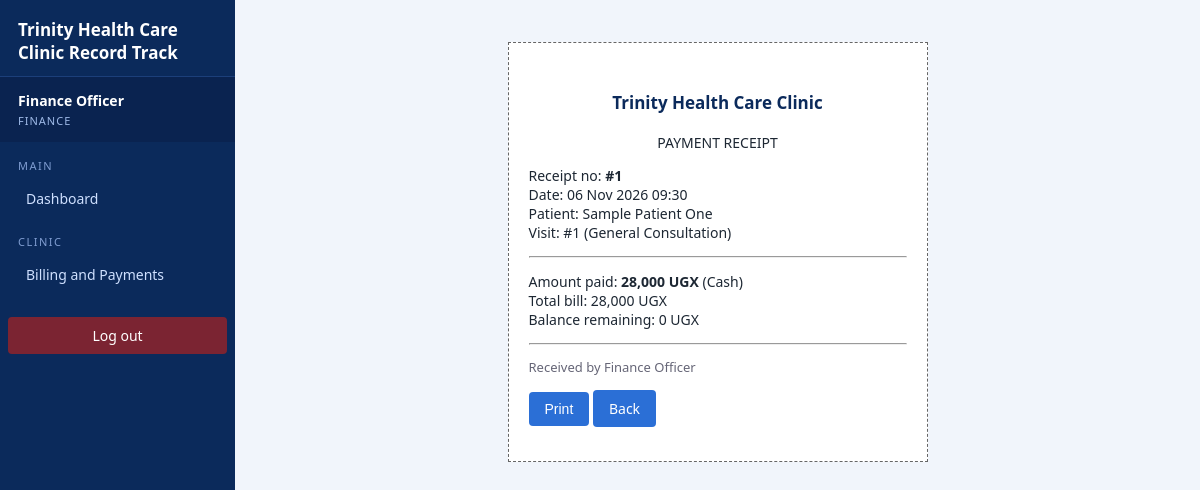
The app's page /RecordTrack/receipt.php?id=1 (signed in) with its own data.
### tables this page shows
CREATE TABLE `payment` (
  `payment_id` int(11) NOT NULL,
  `visit_id` int(11) NOT NULL,
  `received_by` int(11) NOT NULL,
  `amount` decimal(10,0) NOT NULL,
  `method` enum('Cash','Mobile Money','Other') NOT NULL,
  `payment_date` datetime DEFAULT current_timestamp()
);

CREATE TABLE `patient` (
  `patient_id` int(11) NOT NULL,
  `full_name` varchar(100) NOT NULL,
  `gender` enum('Female','Male') NOT NULL,
  `date_of_birth` date DEFAULT NULL,
  `phone` varchar(20) DEFAULT NULL,
  `address` varchar(150) DEFAULT NULL,
  `created_at` datetime DEFAULT current_timestamp()
);

CREATE TABLE `service` (
  `service_id` int(11) NOT NULL,
  `department_id` int(11) NOT NULL,
  `service_name` varchar(80) NOT NULL,
  `fee` decimal(10,0) NOT NULL
);

CREATE TABLE `staff` (
  `staff_id` int(11) NOT NULL,
  `department_id` int(11) DEFAULT NULL,
  `full_name` varchar(100) NOT NULL,
  `role` enum('management','clinician','lab','dispensary','finance') NOT NULL,
  `username` varchar(40) NOT NULL,
  `password_hash` varchar(255) NOT NULL
);

### RecordTrack/includes/functions.php (called while the page is built, shortened)
<?php
function e($text) {
    return htmlspecialchars((string)$text, ENT_QUOTES, 'UTF-8');
}
function money($n) {
    return number_format((float)$n, 0) . ' UGX';
}
function visit_money($pdo, $visit_id) {
    $sql = "SELECT s.fee + COALESCE((SELECT SUM(pr.quantity * d.unit_price)
                                     FROM prescription pr
                                     JOIN drug d ON d.drug_id = pr.drug_id
                                     WHERE pr.visit_id = v.visit_id), 0) AS bill,
                   COALESCE((SELECT SUM(amount) FROM payment WHERE visit_id = v.visit_id), 0) AS paid
            FROM visit v
            JOIN service s ON s.service_id = v.service_id
            WHERE v.visit_id = ?";
    $stmt = $pdo->prepare($sql);
    $stmt->execute([$visit_id]);
    $row = $stmt->fetch();
    $row['balance'] = $row['bill'] - $row['paid'];
    return $row;
}

### RecordTrack/receipt.php (the view, shortened to what this page needs)
<?php
require_once __DIR__ . '/includes/auth.php';
$id = (int)($_GET['id'] ?? 0);
$stmt = $pdo->prepare("SELECT pay.*, p.full_name, s.service_name, st.full_name AS cashier
                       FROM payment pay
                       JOIN visit v ON v.visit_id = pay.visit_id
                       JOIN patient p ON p.patient_id = v.patient_id
                       JOIN service s ON s.service_id = v.service_id
                       JOIN staff st ON st.staff_id = pay.received_by
                       WHERE pay.payment_id = ?");
$stmt->execute([$id]);
$r = $stmt->fetch();
$money = visit_money($pdo, $r['visit_id']);
include __DIR__ . '/includes/header.php';
?>
<div class="receipt">
  <h2 style="text-align:center;border:0">Trinity Health Care Clinic</h2>
  <p style="text-align:center">PAYMENT RECEIPT</p>
  <p>Receipt no: <b>#<?= e($r['payment_id']) ?></b><br>
     Date: <?= e(date('d M Y H:i', strtotime($r['payment_date']))) ?><br>
     Patient: <?= e($r['full_name']) ?><br>
     Visit: #<?= e($r['visit_id']) ?> (<?= e($r['service_name']) ?>)</p>
  <hr>
  <p>Amount paid: <b><?= money($r['amount']) ?></b> (<?= e($r['method']) ?>)<br>
     Total bill: <?= money($money['bill']) ?><br>
     Balance remaining: <?= money($money['balance']) ?></p>
  <hr>
  <p class="small">Received by <?= e($r['cashier']) ?></p>
  <p class="noprint"><button onclick="window.print()">Print</button> <a class="btn" href="payments.php">Back</a></p>
</div>
<?php include __DIR__ . '/includes/footer.php'; ?>

### RecordTrack/style.css (style rules this page uses)
* { box-sizing: border-box; }
body { font-family: "Segoe UI", Calibri, Arial, sans-serif; margin: 0; background: #f1f5fb; color: #1d2733; font-size: 14px; }
h2 { color: #0b2a5b; margin: 28px 0 10px; font-size: 17px; border-bottom: 2px solid #dbe4f3; padding-bottom: 5px; }
button, .btn { background: #2b6fd6; color: #fff; border: 0; padding: 9px 16px; border-radius: 4px; cursor: pointer; text-decoration: none; display: inline-block; font-size: 14px; }
.small { color: #667; font-size: 13px; }
.receipt { max-width: 420px; margin: 20px auto; background: #fff; border: 1px dashed #666; padding: 20px; }

### records on screen
payment: payment_id "1", payment_date "06 Nov 2026 09:30", patient.full_name "Sample Patient One", visit "1", service.service_name "General Consultation", amount "28,000 UGX", method "Cash", received_by.full_name "Finance Officer"

### other values on screen
$_SESSION['name'] "Finance Officer"
$_SESSION['role'] "FINANCE"
$label "Dashboard Billing and Payments"
money($money['bill']) "28,000 UGX"
money($money['balance']) "0 UGX"
